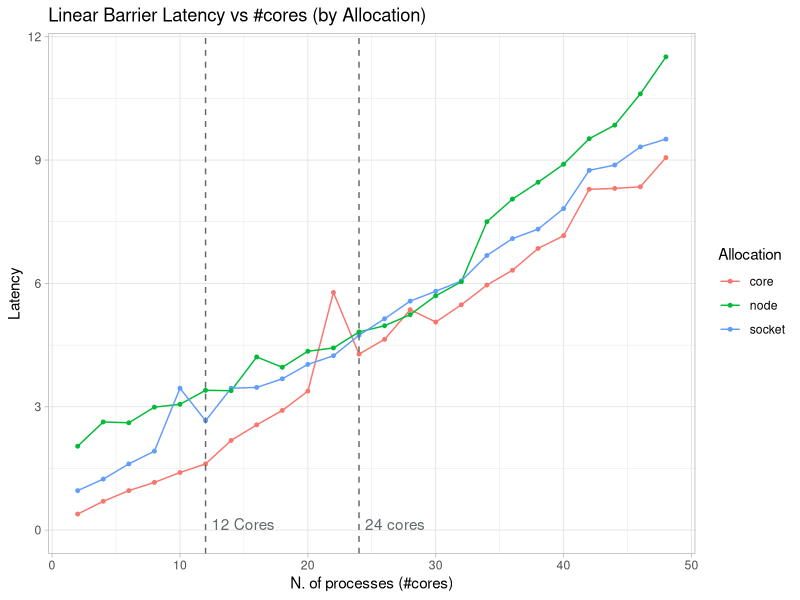
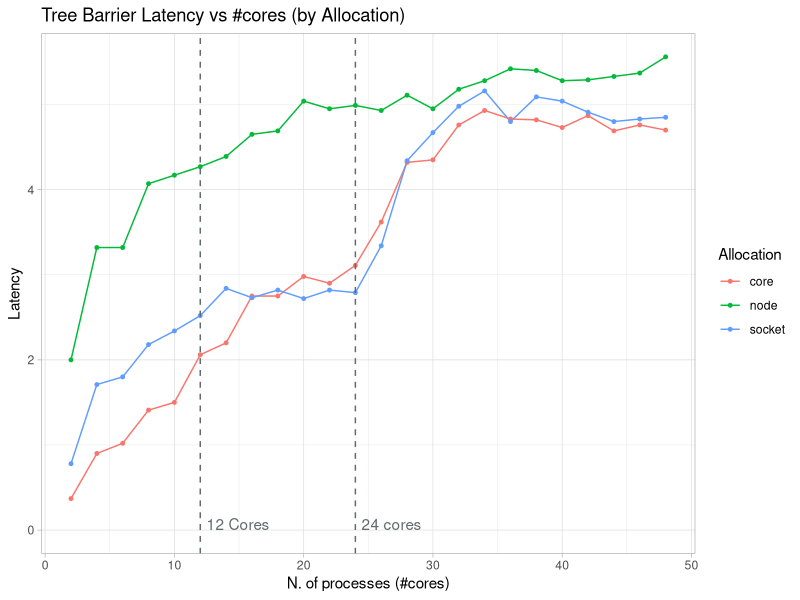
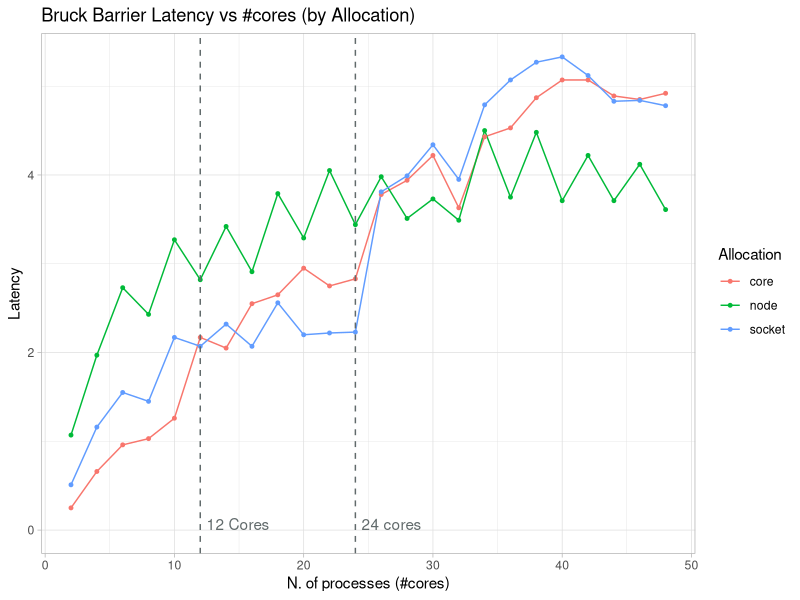
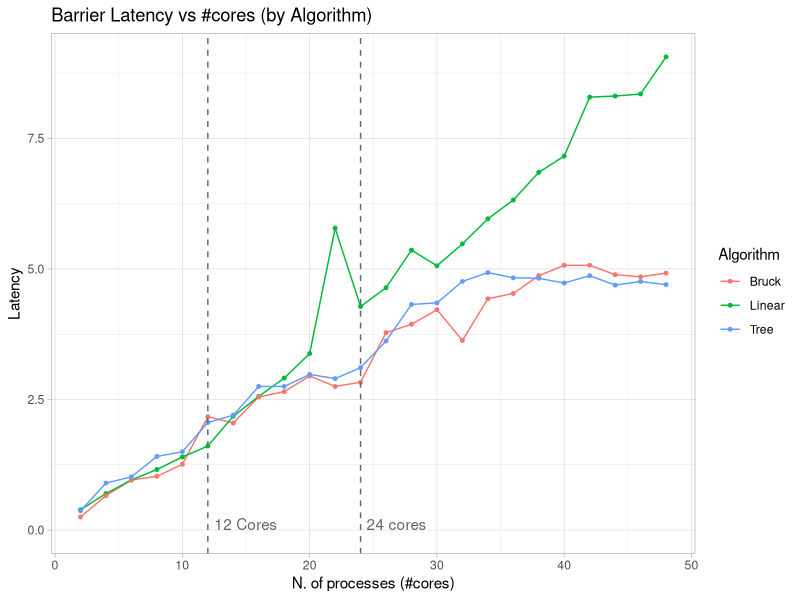

These figures' R source, in order:
## ---- chunk 1
knitr::opts_chunk$set(echo = TRUE)
library(ggplot2)
library(dplyr)
library(tidyverse)
library(patchwork)
## ---- chunk 2
barrier_default.df<- read.csv(file = "barrier_default.csv")
barrier_linear.df<- read.csv(file = "barrier_linear.csv")
barrier_doublering.df<- read.csv(file = "barrier_doublering.csv")
barrier_recursivedoubling.df<- read.csv(file = "barrier_recursivedoubling.csv")
barrier_bruck.df<- read.csv(file = "barrier_bruck.csv")
barrier_tree.df<- read.csv(file = "barrier_tree.csv")
## ---- chunk 3
barrier.df<- rbind(barrier_default.df,barrier_linear.df,barrier_doublering.df,barrier_recursivedoubling.df,barrier_bruck.df,barrier_tree.df)
## ---- chunk 4
barrier.df %>% filter(Algorithm =="Linear")%>% 
  ggplot(aes(x = Processes, y = Latency, color = Allocation)) +
    geom_line(linetype = 1) +
    geom_point(size=1)+
    #geom_abline(slope = 0.19, intercept = -0.19, color = "red")+
    geom_vline(xintercept = c(12, 24), linetype = "dashed", color = "#616A6B")+
    annotate("text", x = c(12,24), y = c(0,0), label = c("12 Cores","24 cores"), vjust = 0, hjust = -0.1,color="#616A6B")+
    #scale_color_manual(values = c("#27AE60","#E67E22","#3498DB","#8E44AD","")) +
    xlim(2, 48) +
    labs(x = 'N. of processes (#cores)',
         y = 'Latency',
         title = 'Linear Barrier Latency vs #cores (by Allocation)',
         color = 'Allocation')+
    theme_light()
## ---- chunk 5
barrier.df %>% filter(Algorithm =="Tree")%>% 
  ggplot(aes(x = Processes, y = Latency, color = Allocation)) +
    geom_line(linetype = 1) +
    geom_point(size=1)+
    #geom_abline(slope = 0.19, intercept = -0.19, color = "red")+
    geom_vline(xintercept = c(12, 24), linetype = "dashed", color = "#616A6B")+
    annotate("text", x = c(12,24), y = c(0,0), label = c("12 Cores","24 cores"), vjust = 0, hjust = -0.1,color="#616A6B")+
    #scale_color_manual(values = c("#27AE60","#E67E22","#3498DB","#8E44AD","")) +
    xlim(2, 48) +
    labs(x = 'N. of processes (#cores)',
         y = 'Latency',
         title = 'Tree Barrier Latency vs #cores (by Allocation)',
         color = 'Allocation')+
    theme_light()
## ---- chunk 6
barrier.df %>% filter(Algorithm =="Bruck")%>% 
  ggplot(aes(x = Processes, y = Latency, color = Allocation)) +
    geom_line(linetype = 1) +
    geom_point(size=1)+
    #geom_abline(slope = 0.19, intercept = -0.19, color = "red")+
    geom_vline(xintercept = c(12, 24), linetype = "dashed", color = "#616A6B")+
    annotate("text", x = c(12,24), y = c(0,0), label = c("12 Cores","24 cores"), vjust = 0, hjust = -0.1,color="#616A6B")+
    #scale_color_manual(values = c("#27AE60","#E67E22","#3498DB","#8E44AD","")) +
    xlim(2, 48) +
    labs(x = 'N. of processes (#cores)',
         y = 'Latency',
         title = 'Bruck Barrier Latency vs #cores (by Allocation)',
         color = 'Allocation')+
    theme_light()
## ---- chunk 7
barrier.df %>% filter(Allocation == "core") %>% filter(Algorithm %in% c("Tree","Linear","Bruck") )%>% 
  ggplot(aes(x = Processes, y = Latency, color = Algorithm)) +
    geom_line(linetype = 1) +
    geom_point(size=1)+
    #geom_abline(slope = 0.19, intercept = -0.19, color = "red")+
    geom_vline(xintercept = c(12, 24), linetype = "dashed", color = "#616A6B")+
    annotate("text", x = c(12,24), y = c(0,0), label = c("12 Cores","24 cores"), vjust = 0, hjust = -0.1,color="#616A6B")+
    #scale_color_manual(values = c("#27AE60","#E67E22","#3498DB","#8E44AD","")) +
    xlim(2, 48) +
    labs(x = 'N. of processes (#cores)',
         y = 'Latency',
         title = 'Barrier Latency vs #cores (by Algorithm)',
         color = 'Algorithm')+
    theme_light()
## ---- chunk 8
linear_fit<- lm(formula= Latency ~ -1+Processes,
                data=barrier_linear.df %>% filter(Allocation == "core")
                )
summary(linear_fit)
## ---- chunk 9
tree_fit<- lm(formula=Latency ~ -1+Processes+I(Processes^2),
                data=barrier_tree.df %>% filter(Allocation == "core")
                )
summary(tree_fit)
## ---- chunk 10
bruck_fit<- lm(formula= Latency ~ -1+Processes+I(Processes^2),
                data=barrier_bruck.df %>% filter(Allocation == "core")
                )
summary(bruck_fit)
